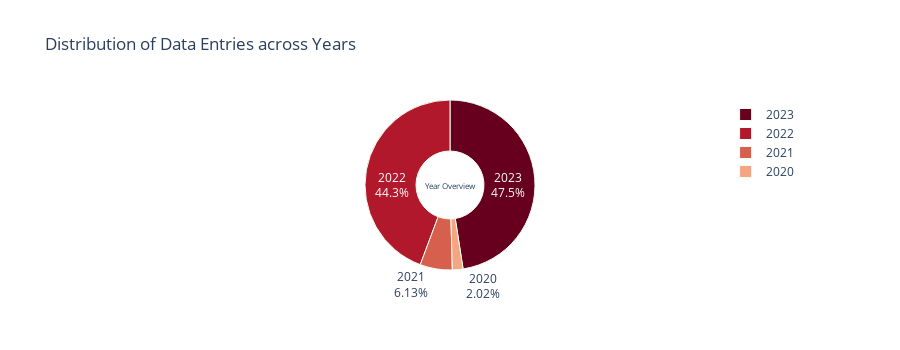

The cell this chart's notebook holds for it:
### Code cell
# Extract the value counts for years
data_values = df.work_year.value_counts()

# Create a pie chart
fig = go.Figure(data=go.Pie(
    labels=data_values.index, 
    values=data_values.values, 
    hole=0.4, 
    textinfo='label+percent',
    insidetextorientation='radial',
    marker=dict(
        colors=px.colors.sequential.RdBu, 
        line=dict(
            color='honeydew', 
            width=1
            
        )
    ),
))

# Update layout
fig.update_layout(
    title="Distribution of Data Entries across Years",
    annotations=[dict(text="Year Overview", showarrow=False, font_size=8)],
    height=350
)

# Show the pie chart
fig.show()

### Figure 1 — Plotly figure (JSON) as saved in the notebook; plotly's stock layout.template omitted (floating-point values rounded to 4 significant figures)
{"data": [{"hole": 0.4, "insidetextorientation": "radial", "labels": [2023, 2022, 2021, 2020], "marker": {"colors": ["rgb(103,0,31)", "rgb(178,24,43)", "rgb(214,96,77)", "rgb(244,165,130)", "rgb(253,219,199)", "rgb(247,247,247)", "rgb(209,229,240)", "rgb(146,197,222)", "rgb(67,147,195)", "rgb(33,102,172)", "rgb(5,48,97)"], "line": {"color": "honeydew", "width": 1}}, "textinfo": "label+percent", "type": "pie", "values": [1785, 1664, 230, 76]}], "layout": {"annotations": [{"font": {"size": 8}, "showarrow": false, "text": "Year Overview"}], "height": 350, "title": {"text": "Distribution of Data Entries across Years"}}}
